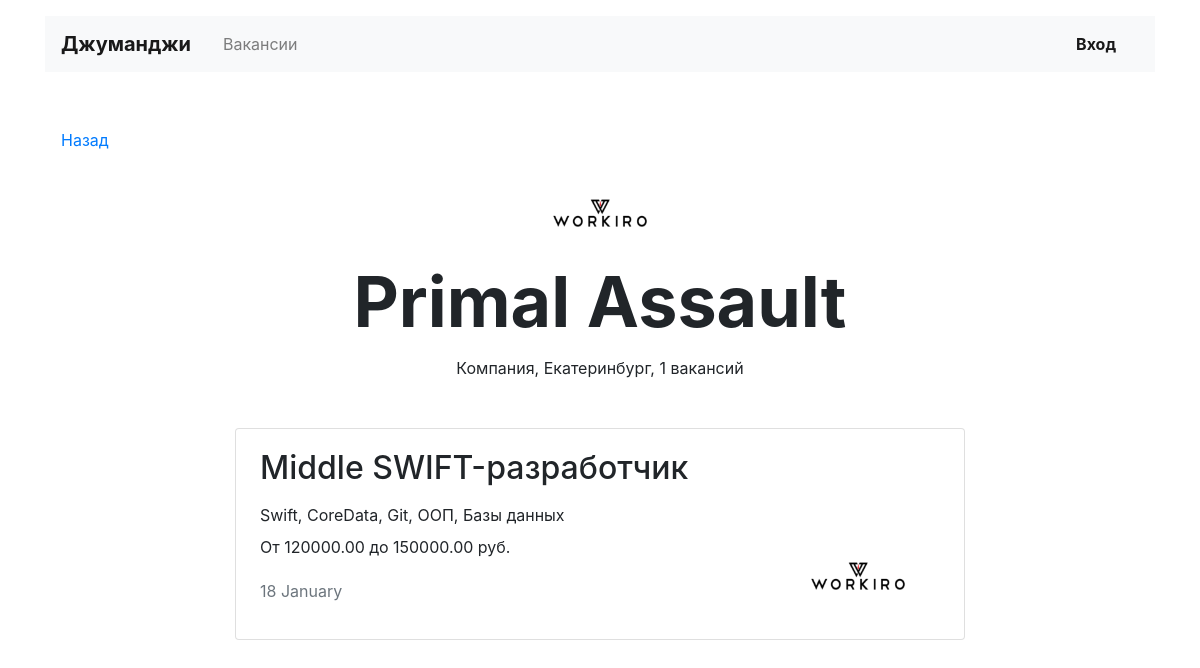
/companies/1/, run on the app's committed database.
### jobs/models.py (models this page shows)
class Company(models.Model):
    name = models.CharField(max_length=50)
    logo = models.ImageField(upload_to=MEDIA_COMPANY_IMAGE_DIR)
    location = models.CharField(max_length=50)
    description = models.TextField()
    employee_count = models.IntegerField()
    owner = models.OneToOneField(User, on_delete=models.CASCADE)

class Vacancy(models.Model):
    title = models.CharField(max_length=45)
    speciality = models.ForeignKey(Speciality, on_delete=models.CASCADE, related_name="vacancies")
    company = models.ForeignKey(Company, on_delete=models.CASCADE, related_name="vacancies")
    skills = models.CharField(max_length=100)
    description = models.TextField()
    salary_min = models.DecimalField(max_digits=20, decimal_places=2)
    salary_max = models.DecimalField(max_digits=20, decimal_places=2)
    posted = models.DateField(auto_now=True)

### jobs/views.py (the view)
# urls.py: path('companies/<int:company_id>/', company_view, name='company_url'),
def company_view(request, company_id):
    try:
        company = Company.objects.get(pk=company_id)
    except Company.DoesNotExist:
        raise Http404
    vacancies = Vacancy.objects.filter(company=company)
    context = {
        'vacancies': vacancies,
        'title': company.name,
        'count': company.vacancies.count,
        'logo': company.logo
    }
    return render(request, "jobs/company.html", context=context)

### jobs/templates/jobs/company.html (shortened to what this page needs)
{% extends 'base.html' %}
{% block content %}
{% load static %}
  <main class="container mt-3">
    <div class="navbar mt-5">
      <p><a href="{% url 'main_url' %}">Назад</a></p>
    </div>
    <section>
      <div class="text-center">
        <img src="/static/media/{{ logo }}" width="130" height="80" alt="">
      </div>
      <h1 class="h1 text-center mx-auto mt-0 pt-1" style="font-size: 70px;"><strong>Primal Assault</strong></h1>
      <p class="text-center pt-1">Компания, Екатеринбург, {{ count }} вакансий</p>
      <div class="row mt-5">
        <div class="col-12 col-lg-8 offset-lg-2 m-auto">
          {% for vacancy in vacancies %}
          <div class="card mb-4">
            <div class="card-body px-4">
              <div class="row">
                <div class="col-12 col-md-8 col-lg-9">
                  <h2 class="h2 pb-2">{{ vacancy.title }}</h2>
                  <p class="mb-2">{% for skill in vacancy.skills %}{{ skill }}{% endfor %}</p>
                  <p>От {{ vacancy.salary_min }} до {{ vacancy.salary_max }} руб.</p>
                  <p class="text-muted pt-1">{{ vacancy.posted|date:"d F" }}</p>
                </div>
                <div class="col-12 col-md-4 col-lg-3 d-flex align-items-end">
                  <a href="{% url 'vacancy_url' vacancy.id %}">
                    <img src="/static/media/{{ vacancy.company.logo }}" width="130" height="80" alt="">
                  </a>
                </div>
              </div>
            </div>
          </div>
          {% endfor %}
    </section>
  </main>
{% endblock %}

### data on the page
Company: logo (picture), id "1"
Vacancy: title "Middle SWIFT-разработчик", skills "S" "w" "i" "f" "t" "," "C" "o" "r" "e" "D" "a" "t" "a" "," "G" "i" "t" "," "О" "О" "П" "," "Б" "а" "з" "ы" "д" "а" "н" "н" "ы" "х", salary_min "120000.00", salary_max "150000.00", posted "18 January", company.logo (picture)
